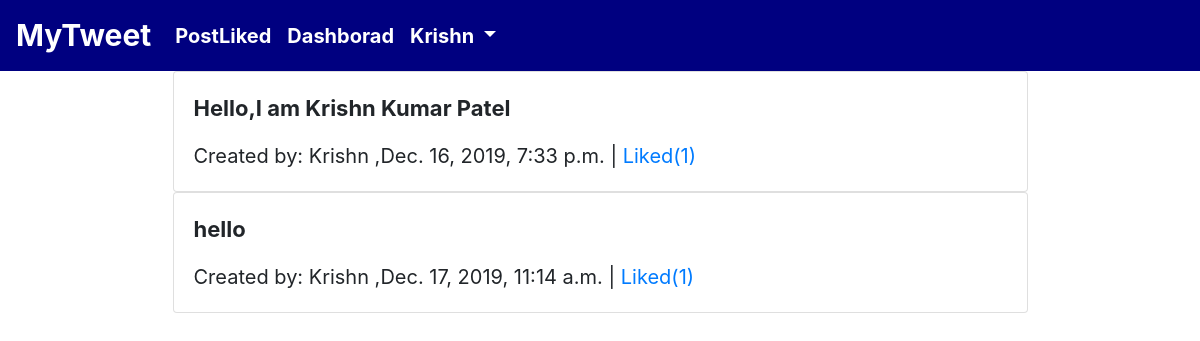
The page /dashboard/ (signed in) on the database its author committed.
### post/models.py (models this page shows, shortened)
class Post(models.Model):
	user=models.ForeignKey(User,related_name='posts',on_delete=models.CASCADE)
	content=models.TextField()
	like=models.ManyToManyField(User,related_name='liked',blank=True)
	created_on=models.DateTimeField(auto_now_add=True)
	updated_on=models.DateTimeField(auto_now=True)
	objects=PostManager()

### post/views.py (the view)
# urls.py: path('dashboard/',views.dashboard,name='dashboard'),
def dashboard(request):
	if request.user.is_authenticated:
		qs=Post.objects.filter(like=request.user).prefetch_related('like')
		context={
		 'objects':qs
		}
		return render(request,'post/dashboard.html',context)
	return redirect('accounts:login')

### templates/post/dashboard.html (shortened to what this page needs)
{% extends 'base.html'%}
{% block content %}
<div class="container">
	<div class="row">
		{% for object in objects %}
		<div class="card w-75 mx-auto">
			  <div class="card-body">
			    <p class="card-text" style="font-size:22px;font-weight: bold;">{{ object.content }}</p>
			     <p class="card-text" style="font-size:20px;">Created by: {{ object.user.username|title  }} ,<span>{{ object.created_on }} | </span>
			     	{% if request.user in object.like.all %}
			     	<span><a href="{% url 'post:like' object.id %}">Liked({{ object.like.all.count }})</a></span>
			     	{% else %}
			     	<span><a href="{% url 'post:like' object.id %}">Like ({{ object.like.all.count }})</a></span>
			     	{% endif %}
			     </p>
			  </div>
			</div>
		{% endfor %}
	</div>
</div>
{% endblock %}

### templates/navbar.html (shortened to what this page needs)
<nav class="navbar navbar-expand-lg" style="background-color:#000080;">
  <a class="navbar-brand" href="#" style="color:white; font-size:30px;font-weight: bold;">MyTweet</a>
  <div class="collapse navbar-collapse" id="navbarSupportedContent">
    <ul class="navbar-nav mr-auto">
      <li class="nav-item active">
        <a class="nav-link" href="{% url 'post:dashboard' %}" style="color:white; font-size:20px;font-weight: bold;">PostLiked<span class="sr-only">(current)</span></a>
      </li>
      <li class="nav-item">
        <a class="nav-link" href="{% url 'post:list'%}" style="color:white; font-size:20px;font-weight: bold;">Dashborad</a>
      </li>
      <li class="nav-item dropdown">
        {% if request.user.is_authenticated %}
        <a class="nav-link dropdown-toggle" href="#" id="navbarDropdown" role="button" data-toggle="dropdown" aria-haspopup="true" aria-expanded="false" style="color:white; font-size:20px;font-weight: bold;">
          {{ request.user | title }}
        </a>
          {% else %}
          <li class="nav-item">
            <a class="nav-link" href="{% url 'accounts:login' %}" style="color:white; font-size:20px;font-weight: bold;">Login</a>
          </li>
          {% endif %}
      </li>
    </ul>
  </div>
</nav>

### rows shown on the page
Post: content "Hello,I am Krishn Kumar Patel", user.username "Krishn", created_on "Dec. 16, 2019, 7:33 p.m.", like.all.count "1"
Post: content "hello", user.username "Krishn", created_on "Dec. 17, 2019, 11:14 a.m.", like.all.count "1"

### other values the page prints
{{ request.user | title }} "Krishn"
